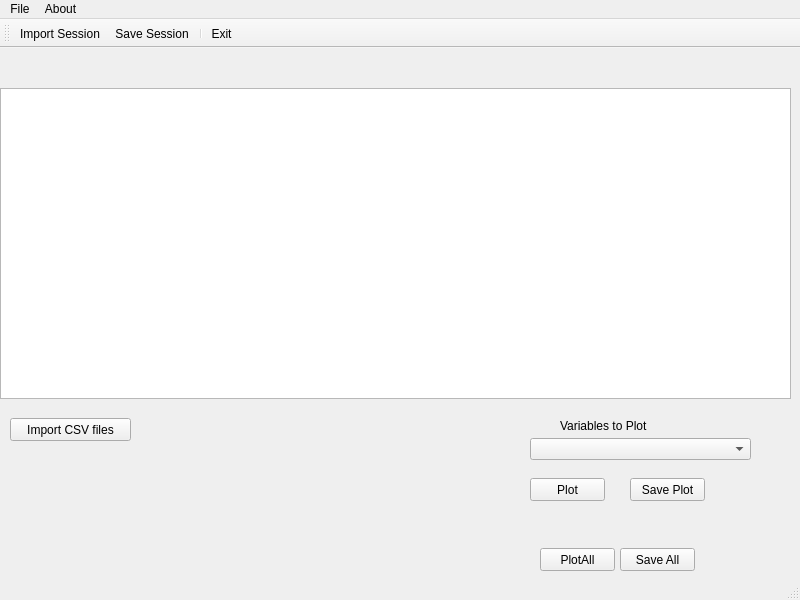
<?xml version="1.0" encoding="UTF-8"?>
<ui version="4.0">
 <class>mainWindow</class>
 <widget class="QMainWindow" name="mainWindow">
  <property name="geometry">
   <rect>
    <x>0</x>
    <y>0</y>
    <width>800</width>
    <height>600</height>
   </rect>
  </property>
  <property name="windowTitle">
   <string>DPT v1.0</string>
  </property>
  <widget class="QWidget" name="centralwidget">
   <widget class="QGraphicsView" name="mainGraphicsView">
    <property name="geometry">
     <rect>
      <x>0</x>
      <y>40</y>
      <width>791</width>
      <height>311</height>
     </rect>
    </property>
   </widget>
   <widget class="QComboBox" name="mainComboBox">
    <property name="geometry">
     <rect>
      <x>530</x>
      <y>390</y>
      <width>221</width>
      <height>22</height>
     </rect>
    </property>
   </widget>
   <widget class="QPushButton" name="mainPlotSingleChartButton">
    <property name="geometry">
     <rect>
      <x>530</x>
      <y>430</y>
      <width>75</width>
      <height>23</height>
     </rect>
    </property>
    <property name="text">
     <string>Plot</string>
    </property>
   </widget>
   <widget class="QPushButton" name="mainPlotAllButton">
    <property name="geometry">
     <rect>
      <x>540</x>
      <y>500</y>
      <width>75</width>
      <height>23</height>
     </rect>
    </property>
    <property name="text">
     <string>PlotAll</string>
    </property>
   </widget>
   <widget class="QPushButton" name="mainSaveSinglePlotButton">
    <property name="geometry">
     <rect>
      <x>630</x>
      <y>430</y>
      <width>75</width>
      <height>23</height>
     </rect>
    </property>
    <property name="text">
     <string>Save Plot</string>
    </property>
   </widget>
   <widget class="QPushButton" name="mainSaveAllButton">
    <property name="geometry">
     <rect>
      <x>620</x>
      <y>500</y>
      <width>75</width>
      <height>23</height>
     </rect>
    </property>
    <property name="text">
     <string>Save All</string>
    </property>
   </widget>
   <widget class="QLabel" name="mainVariablesLabel">
    <property name="geometry">
     <rect>
      <x>560</x>
      <y>370</y>
      <width>111</width>
      <height>16</height>
     </rect>
    </property>
    <property name="text">
     <string>Variables to Plot</string>
    </property>
   </widget>
   <widget class="QPushButton" name="mainImportCSV">
    <property name="geometry">
     <rect>
      <x>10</x>
      <y>370</y>
      <width>121</width>
      <height>23</height>
     </rect>
    </property>
    <property name="text">
     <string>Import CSV files</string>
    </property>
   </widget>
  </widget>
  <widget class="QMenuBar" name="menuBar">
   <property name="geometry">
    <rect>
     <x>0</x>
     <y>0</y>
     <width>800</width>
     <height>21</height>
    </rect>
   </property>
   <widget class="QMenu" name="menuFile">
    <property name="title">
     <string>File</string>
    </property>
    <addaction name="actionImportSession"/>
    <addaction name="actionSaveSession"/>
    <addaction name="separator"/>
    <addaction name="actionExit"/>
   </widget>
   <widget class="QMenu" name="menuAbout">
    <property name="title">
     <string>About</string>
    </property>
   </widget>
   <addaction name="menuFile"/>
   <addaction name="menuAbout"/>
  </widget>
  <widget class="QStatusBar" name="statusBar"/>
  <widget class="QToolBar" name="mainToolBar">
   <property name="windowTitle">
    <string>toolBar</string>
   </property>
   <attribute name="toolBarArea">
    <enum>TopToolBarArea</enum>
   </attribute>
   <attribute name="toolBarBreak">
    <bool>false</bool>
   </attribute>
   <addaction name="actionImportSession"/>
   <addaction name="actionSaveSession"/>
   <addaction name="separator"/>
   <addaction name="actionExit"/>
  </widget>
  <action name="actionImportSession">
   <property name="text">
    <string>Import Session</string>
   </property>
  </action>
  <action name="actionSaveSession">
   <property name="text">
    <string>Save Session</string>
   </property>
  </action>
  <action name="actionExit">
   <property name="text">
    <string>Exit</string>
   </property>
  </action>
 </widget>
 <resources/>
 <connections/>
</ui>
